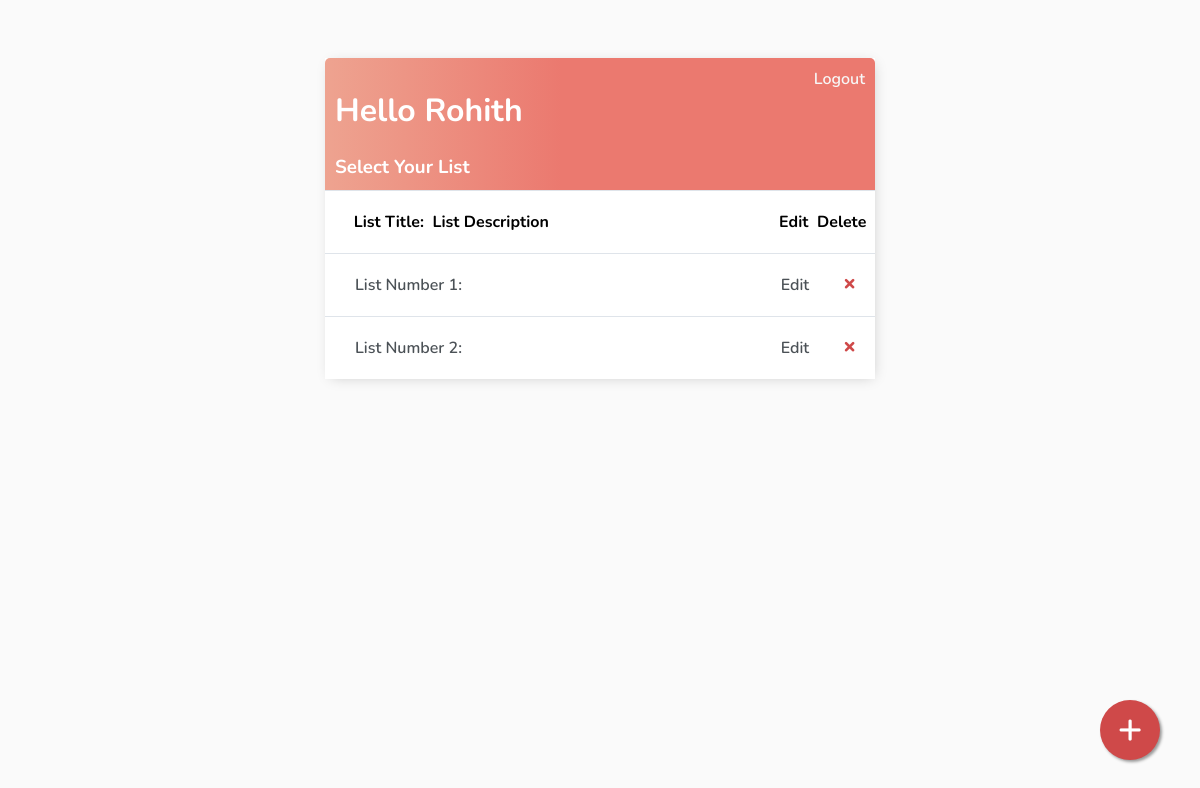
Page /lists/ (signed in) on the earlier database version.
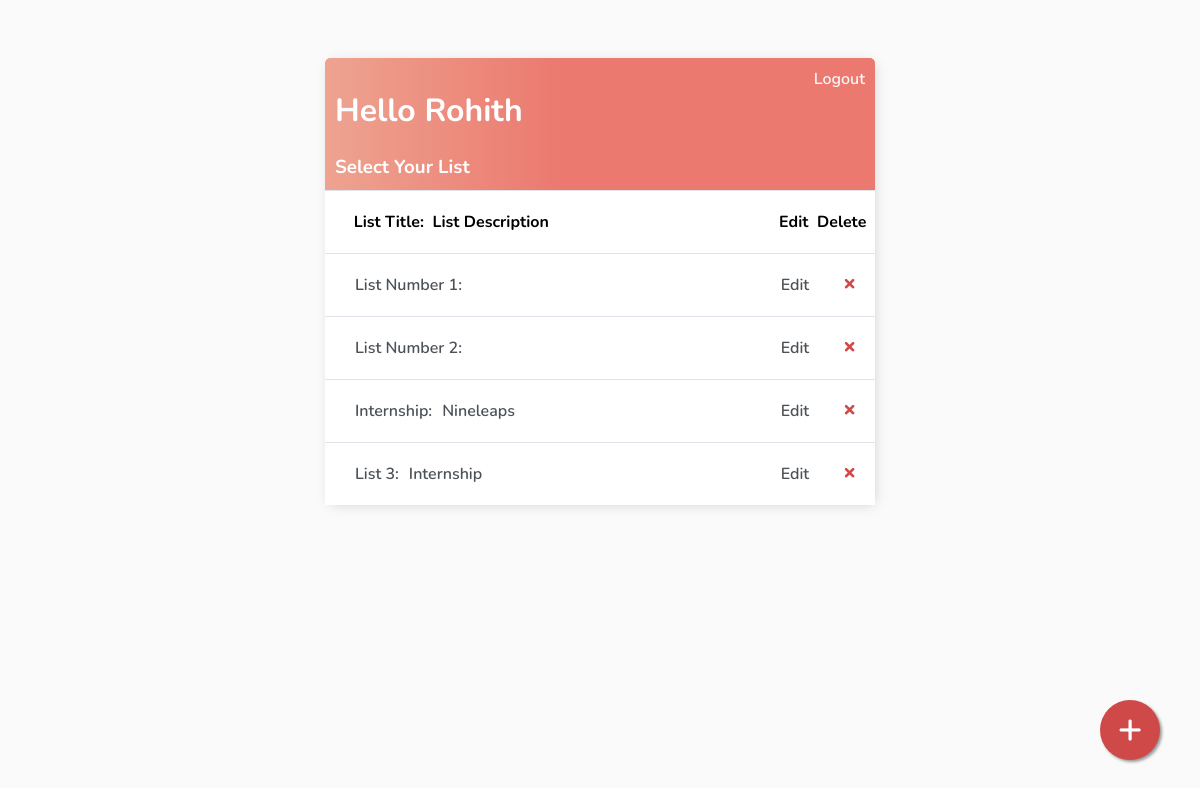
Same page on the later database version.
### base/models.py (models this page shows)
class AbstractModel(models.Model):
    created_on = models.DateTimeField(auto_now_add=True)
    deleted_on = models.DateTimeField(null=True, blank=True)
    updated_on = models.DateTimeField(auto_now=True)
    created_by = models.ForeignKey(User, on_delete=models.CASCADE, null=True, blank=True, related_name='%(class)s_requests_created')
    updated_by = models.ForeignKey(User, on_delete=models.CASCADE, null=True, blank=True, related_name='%(class)s_requests_updated')
    deleted_by = models.ForeignKey(User, on_delete=models.CASCADE, null=True, blank=True, related_name='%(class)s_requests_deleted')
    class Meta:
        abstract = True

class List(AbstractModel):
    title = models.CharField(max_length=200)
    description = models.TextField(default='', blank=True)
    def __str__(self):
        return self.title

### base/views/ListList.py (the view)
# urls.py: path('', ListList.as_view(), name='lists'),
class ListList(LoginRequiredMixin, ListView):
    model = List
    context_object_name = 'lists'
    def get_context_data(self, **kwargs):
        context = super().get_context_data(**kwargs)
        context['lists'] = context['lists'].filter(created_by=self.request.user)
        search_input = self.request.GET.get('search-area') or ''
        if search_input:
            context['lists'] = context['lists'].filter(title__startswith=search_input)
        context['search_input'] = search_input
        return context

### base/templates/base/list_list.html
{% extends 'base/main.html' %}
{% block content %}
<div class="header-bar">
    <div>
        <h1> Hello {{request.user|title}}</h1>
        <h3 style="margin:0">Select Your List</h3>
    </div>
    {% if request.user.is_authenticated %}
    <a href="{% url 'logout' %}">Logout</a>
    {% else %}
    <a href="{% url 'login' %}">Login</a>
    {% endif %}
</div>
<a id="add-link" href="{% url 'list-create' %}" style="text-decoration: none;">&#x2b;</a>
<div id="tasklist" class="task-items-wrapper">
    <div class="task-wrapper" data-position="{{task.pk}}">
        <div class="task-title">
            <strong>&nbsp; List Title:</strong>
            <strong>&nbsp; List Description</strong>
        </div>
        <div class="task-controls">
            <strong> Edit&nbsp; Delete&nbsp;&nbsp;</strong>
        </div>
    </div>
    {% for list in lists %}
    <div class="task-wrapper" data-position="{{list.pk}}">
        <div class="task-title">
            <a href="{% url 'tasks' list.id %}">{{list}}:</a>
            <a href="{% url 'tasks' list.id %}">{{list.description}}</a>
        </div>
        <div class="task-controls">
            <a href="{% url 'list-update' list.id %}" style="text-decoration: none;">Edit&nbsp;&nbsp;&nbsp;&nbsp;&nbsp;&nbsp;&nbsp;</a>
            <a class="delete-link" href="{% url 'list-delete' list.id %}">&#215;&nbsp;&nbsp;&nbsp;</a>
        </div>
    </div>
    {% empty %}
    <div style="text-align: center; padding-bottom: 10px; line-height: 1em;">
        <h3>No new lists are created.</h3>
        <h3>Create a <a style="text-decoration: none; color: #e53935;" href="{% url 'list-create' %}">New List</a> ! </h3>
    </div>
    {% endfor %}
</div>
{% endblock content%}

### base/templates/base/main.html (shortened to what this page needs)
<!DOCTYPE html>
<html lang="en">
<head>
</head>
<body>
    <div class="container">
        {% block content %} {% endblock content %}
    </div>
</body>
</html>

### base/templates/base/main.html (style rules this page uses)
body { background-color: #FAFAFA; font-family: 'Nunito', sans-serif; padding-top: 50px; }
h1, h2, h3, h4, h5, h6 { font-family: 'Nunito', sans-serif; }
a, p { color: #4b5156 }
a { font-weight: 600; }
.container { max-width: 550px; margin: auto; background-color: #fff; -webkit-box-shadow: 2px 2px 13px -4px rgba(0, 0, 0, 0.21); box-shadow: 2px 2px 13px -4px rgba(0, 0, 0, 0.21); }
.header-bar { display: flex; justify-content: space-between; color: #fff; padding: 10px; border-radius: 5px 5px 0 0; background: linear-gradient(90deg, #EEA390 0%, #EB796F 43%, #EB796F 100%); }
.header-bar a { color: rgb(247, 247, 247); text-decoration: none; }
.task-wrapper { display: flex; align-items: center; justify-content: space-between; background-color: #fff; border-top: 1px solid #dfe4ea; overflow: hidden; }
.task-title { display: flex; padding: 20px; }
.task-title a { text-decoration: none; color: #4b5156; margin-left: 10px; }
.delete-link { text-decoration: none; font-weight: 900; color: #cf4949; font-size: 22px; line-height: 0; padding: 20px 0px; }
#add-link { position:fixed; width:60px; height:60px; bottom:40px; right:40px; background-color:#cf4949; color:#FFF; border-radius:50px; text-align:center; box-shadow: 2px 2px 3px #999; font-size: 42px; }
::placeholder { font-weight: 300; opacity: 0.5; }

Differences in the rows shown:
added List: title "Internship", description "Nineleaps"
added List: title "List 3", description "Internship"
